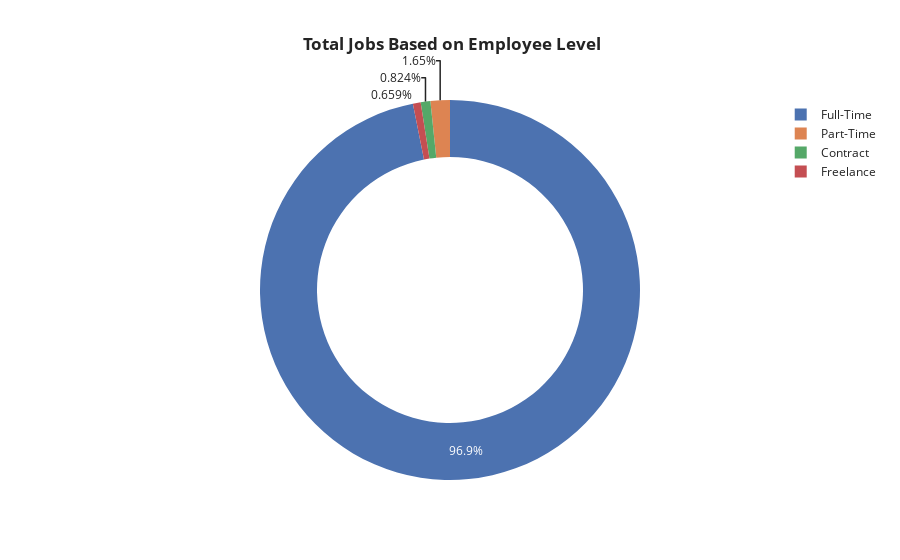

The cell this chart's notebook holds for it:
### Code cell
fig=px.pie(df.groupby('employment_type',as_index=False)['salary_in_usd'].count().sort_values(by='salary_in_usd',ascending=False).head(10),names='employment_type',values='salary_in_usd',color='employment_type',hole=0.7,labels={'employment_type':'Employment level','salary_in_usd':'count'},template='seaborn',title='<b> Total Jobs Based on Employee Level')
fig.update_layout(title_x=0.5)

### Figure 1 — Plotly figure (JSON) as saved in the notebook; plotly's stock layout.template omitted (floating-point values rounded to 4 significant figures)
{"data": [{"customdata": [["Full-Time"], ["Part-Time"], ["Contract"], ["Freelance"]], "domain": {"x": [0, 1], "y": [0, 1]}, "hole": 0.7, "hovertemplate": "Employment level=%{customdata[0]}<br>count=%{value}<extra></extra>", "labels": ["Full-Time", "Part-Time", "Contract", "Freelance"], "legendgroup": "", "marker": {"colors": ["rgb(76,114,176)", "rgb(221,132,82)", "rgb(85,168,104)", "rgb(196,78,82)"]}, "name": "", "showlegend": true, "type": "pie", "values": [588, 10, 5, 4]}], "layout": {"legend": {"tracegroupgap": 0}, "title": {"text": "<b> Total Jobs Based on Employee Level", "x": 0.5}}}
